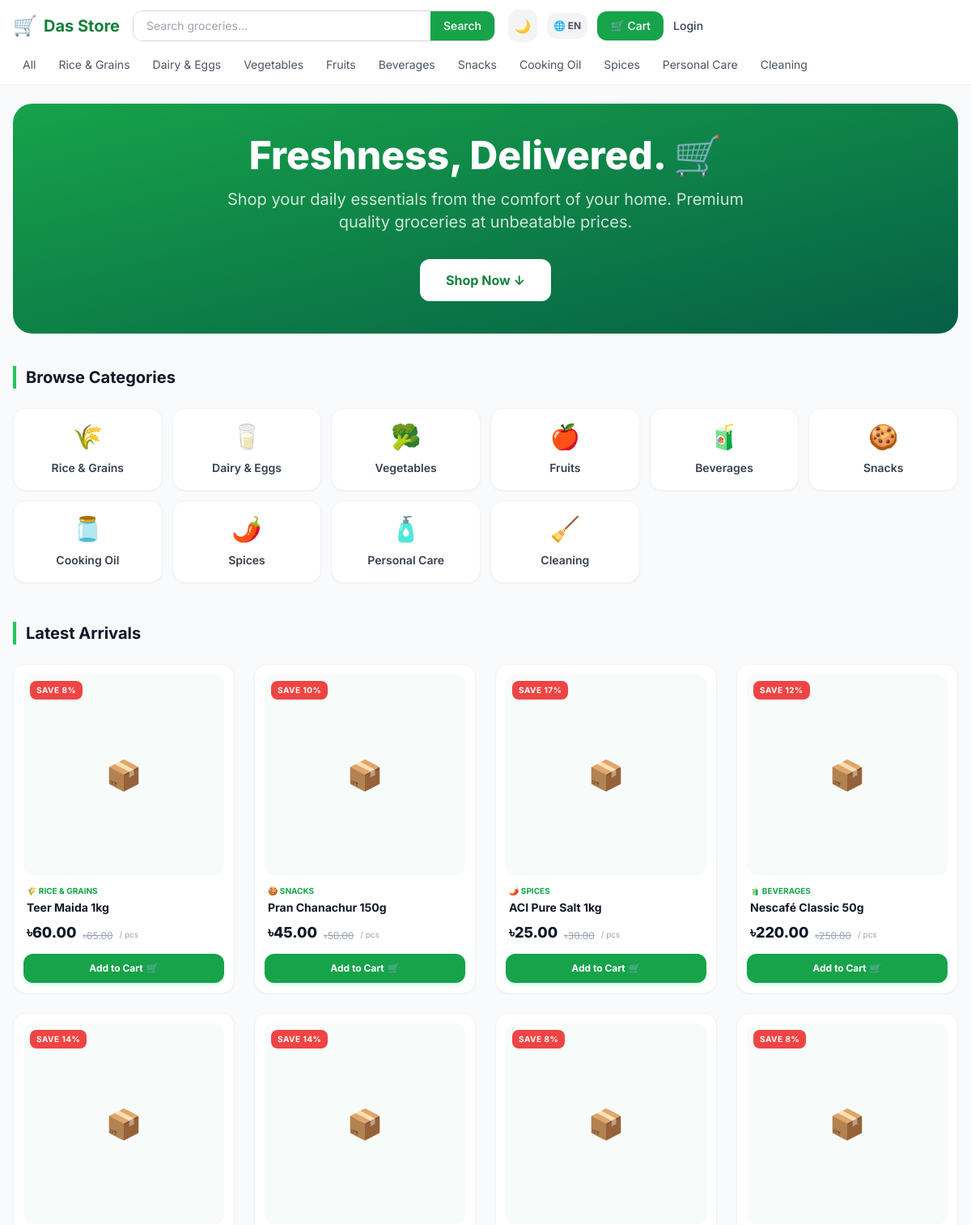
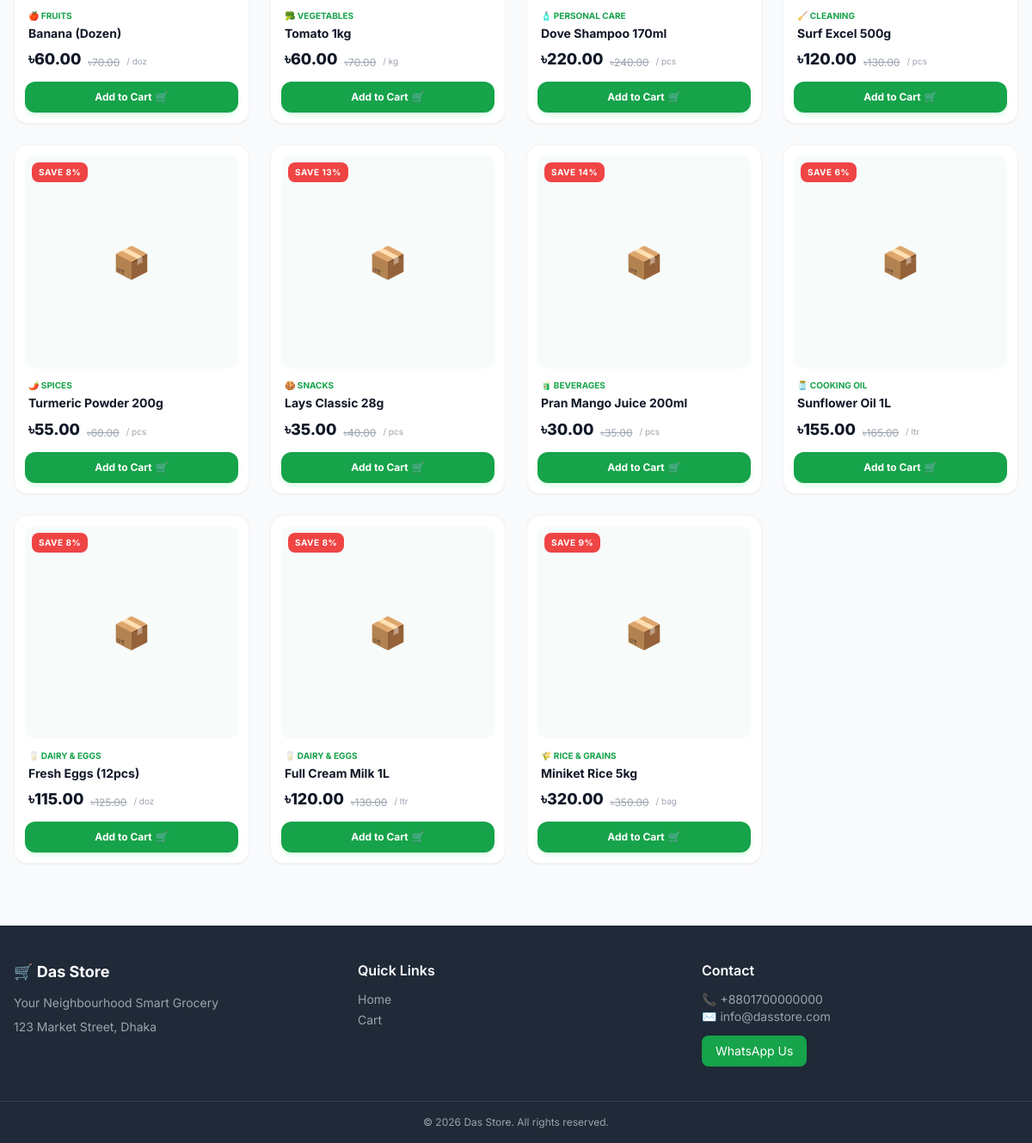
/store/index.php, run on the app's committed database (2 pictures, top to bottom).
### tables this page shows
CREATE TABLE IF NOT EXISTS `categories` (
  `id`         INT UNSIGNED AUTO_INCREMENT PRIMARY KEY,
  `name`       VARCHAR(100) NOT NULL,
  `slug`       VARCHAR(120) NOT NULL UNIQUE,
  `icon`       VARCHAR(10)  DEFAULT '🏷️',
  `is_active`  TINYINT(1)   DEFAULT 1,
  `sort_order` SMALLINT     DEFAULT 0,
  `created_at` TIMESTAMP    DEFAULT CURRENT_TIMESTAMP
);

CREATE TABLE IF NOT EXISTS `products` (
  `id`            INT UNSIGNED AUTO_INCREMENT PRIMARY KEY,
  `name`          VARCHAR(200) NOT NULL,
  `sku`           VARCHAR(80)  UNIQUE,
  `barcode`       VARCHAR(80)  UNIQUE,
  `category_id`   INT UNSIGNED,
  `company_id`    INT UNSIGNED,
  `dealer_id`     INT UNSIGNED,
  `unit`          VARCHAR(30)  DEFAULT 'pcs',
  `weight_size`   VARCHAR(100),
  `cost_price`    DECIMAL(10,2) NOT NULL DEFAULT 0,
  `sale_price`    DECIMAL(10,2) NOT NULL DEFAULT 0,
  `mrp`           DECIMAL(10,2) DEFAULT 0,
  `description`   TEXT,
  `image`         VARCHAR(255),
  `is_active`     TINYINT(1)   DEFAULT 1,
  `track_expiry`  TINYINT(1)   DEFAULT 0,
  `mfg_date`      DATE NULL,
  `expiry_date`   DATE NULL,
  `created_at`    TIMESTAMP    DEFAULT CURRENT_TIMESTAMP,
  FOREIGN KEY (`category_id`) REFERENCES `categories`(`id`) ON DELETE SET NULL,
  FOREIGN KEY (`company_id`)  REFERENCES `companies`(`id`)  ON DELETE SET NULL,
  FOREIGN KEY (`dealer_id`)   REFERENCES `dealers`(`id`)    ON DELETE SET NULL
);

### includes/lang.php (called while the page is built, shortened)
<?php
$lang_code = $_SESSION['lang'] ?? 'en';
function __($key) {
    global $translations, $lang_code;
    return $translations[$lang_code][$key] ?? $key;
}
function get_current_lang() {
    global $lang_code;
    return $lang_code;
}

### includes/auth.php (called while the page is built, shortened)
<?php
function is_customer_logged_in(): bool {
    return isset($_SESSION['customer_id']) && !empty($_SESSION['customer_id']);
}

### store/index.php (the view, shortened to what this page needs)
<?php
require_once dirname(__DIR__) . '/includes/auth.php';
$search = trim($_GET['q'] ?? '');
$where = "WHERE p.is_active = 1 AND (i.display_qty + i.warehouse_qty) > 0";
$params = [];
$stmt = $pdo->prepare("
    SELECT p.*, c.name as category_name, c.icon as category_icon, COALESCE(i.display_qty+i.warehouse_qty, 0) as stock
    FROM products p
    LEFT JOIN inventory i ON i.product_id = p.id
    LEFT JOIN categories c ON c.id = p.category_id
    $where
    ORDER BY p.id DESC
    LIMIT 24
");
$stmt->execute($params);
$products = $stmt->fetchAll();
$categories = $pdo->query("SELECT id, name, slug, icon FROM categories WHERE is_active=1 ORDER BY sort_order")->fetchAll();
require_once dirname(__DIR__) . '/includes/store-header.php';
?>
<div class="mb-10 text-center py-10 bg-gradient-to-br from-brand-600 to-emerald-800 dark:from-brand-800 dark:to-emerald-950 rounded-3xl text-white px-6">
    <h1 class="text-3xl md:text-5xl font-extrabold mb-4 animate-fade-in"><?= __('freshness_delivered') ?></h1>
    <p class="text-white/80 text-lg md:text-xl max-w-2xl mx-auto mb-8">
        <?= __('home_subtitle') ?>
    </p>
    <a href="#all-products" class="bg-white text-brand-700 font-bold px-8 py-3.5 rounded-xl hover:shadow-xl transition-all inline-block"><?= __('shop_now') ?> ↓</a>
</div>
<div class="mb-12">
    <div class="flex items-center justify-between mb-6">
        <h2 class="text-xl font-bold text-gray-900 dark:text-gray-100 border-l-4 border-brand-500 pl-3"><?= __('browse_categories') ?></h2>
    </div>
    <div class="grid grid-cols-2 sm:grid-cols-4 md:grid-cols-5 lg:grid-cols-6 gap-3">
        <?php foreach ($categories as $cat): ?>
        <a href="category.php?id=<?= $cat['id'] ?>" class="bg-white dark:bg-gray-800 p-4 rounded-2xl border border-gray-100 dark:border-gray-700 shadow-sm hover:shadow-md hover:border-brand-200 dark:hover:border-brand-500 transition-all text-center group">
            <div class="text-3xl mb-2 group-hover:scale-110 transition-transform"><?= $cat['icon'] ?: '🏷️' ?></div>
            <span class="text-sm font-semibold text-gray-700 dark:text-gray-300 group-hover:text-brand-700 dark:group-hover:text-brand-400"><?= htmlspecialchars($cat['name']) ?></span>
        </a>
        <?php endforeach; ?>
    </div>
</div>
<div id="all-products">
    <div class="flex items-center justify-between mb-6">
        <h2 class="text-xl font-bold text-gray-900 dark:text-gray-100 border-l-4 border-brand-500 pl-3">
            <?= $search ? __('search_results') . ': "'.htmlspecialchars($search).'"' : __('latest_arrivals') ?>
        </h2>
    </div>
    <div class="grid grid-cols-2 md:grid-cols-3 lg:grid-cols-4 gap-4 md:gap-6">
        <?php foreach ($products as $p): ?>
        <div class="bg-white dark:bg-gray-800 rounded-2xl p-3 border border-gray-100 dark:border-gray-700 shadow-sm hover:shadow-xl transition-all group flex flex-col h-full" data-product-card data-name="<?= htmlspecialchars($p['name']) ?>">
            <a href="product.php?id=<?= $p['id'] ?>" class="relative block bg-gray-50 dark:bg-gray-700 rounded-xl overflow-hidden mb-3 aspect-square">
                <?php if ($p['image']): ?>
                <img src="<?= BASE_URL ?>uploads/products/<?= htmlspecialchars($p['image']) ?>"
                     class="w-full h-full object-cover transition-transform duration-500 group-hover:scale-110" alt="<?= htmlspecialchars($p['name']) ?>">
                <?php else: ?>
                <div class="w-full h-full flex items-center justify-center text-4xl bg-brand-50/20 dark:bg-brand-900/10">📦</div>
                <?php endif; ?>
                <?php if ($p['mrp'] > $p['sale_price']): ?>
                <span class="absolute top-2 left-2 bg-red-500 text-white text-[10px] font-bold px-2 py-1 rounded-lg uppercase tracking-wider"><?= __('save') ?> <?= round((($p['mrp'] - $p['sale_price'])/$p['mrp'])*100) ?>%</span>
                <?php endif; ?>
            </a>
            <div class="flex-1 px-1">
                <a href="category.php?id=<?= $p['category_id'] ?>" class="text-[10px] uppercase font-bold text-brand-600 dark:text-brand-400 block mb-1">
                    <?= $p['category_icon'] ?> <?= htmlspecialchars($p['category_name']) ?>
                </a>
                <a href="product.php?id=<?= $p['id'] ?>" class="text-sm font-bold text-gray-900 dark:text-gray-100 line-clamp-2 leading-tight group-hover:text-brand-700 dark:group-hover:text-brand-400 transition-colors mb-2">
                    <?= htmlspecialchars($p['name']) ?>
                </a>
                <div class="flex items-end gap-2 mb-3">
                    <span class="text-lg font-extrabold text-gray-900 dark:text-gray-100"><?= CURRENCY ?><?= number_format($p['sale_price'], 2) ?></span>
                    <?php if ($p['mrp'] > $p['sale_price']): ?>
                    <span class="text-xs text-gray-400 dark:text-gray-500 line-through mb-0.5"><?= CURRENCY ?><?= number_format($p['mrp'], 2) ?></span>
                    <?php endif; ?>
                    <span class="text-[10px] text-gray-400 dark:text-gray-500 mb-1">/ <?= $p['unit'] ?></span>
                </div>
            </div>
            <form action="cart.php" method="post" class="mt-auto">
                <button type="submit" class="w-full bg-brand-600 text-white font-bold py-2.5 rounded-xl text-xs hover:bg-brand-700 active:scale-95 transition-all flex items-center justify-center gap-1 shadow-md shadow-brand-100 dark:shadow-none">
                    <span><?= __('add_to_cart') ?></span> 🛒
                </button>
            </form>
        </div>
        <?php endforeach; ?>
    </div>
</div>
<?php require_once dirname(__DIR__) . '/includes/store-footer.php'; ?>

### includes/store-header.php (shortened to what this page needs)
<?php
$cats = $pdo->query("SELECT id, name, slug FROM categories WHERE is_active = 1 ORDER BY sort_order, name LIMIT 10")->fetchAll();
?>
<!DOCTYPE html>
<html lang="<?= get_current_lang() ?>" x-data="{
    darkMode: localStorage.getItem('theme') === 'dark',
    toggleTheme() {
        this.darkMode = !this.darkMode;
        localStorage.setItem('theme', this.darkMode ? 'dark' : 'light');
        if (this.darkMode) document.documentElement.classList.add('dark');
        else document.documentElement.classList.remove('dark');
    }
}" :class="{ 'dark': darkMode }">
<head>
    <script src="https://cdn.tailwindcss.com"></script>
    <link rel="stylesheet" href="<?= BASE_URL ?>assets/css/main.css">
</head>
<body class="bg-gray-50 font-sans transition-colors duration-300" x-data="{ mobileMenu: false }">
<header class="bg-white shadow-sm sticky top-0 z-40 transition-colors duration-300">
    <div class="max-w-7xl mx-auto px-4">
        <div class="flex items-center gap-4 h-16">
            <a href="<?= BASE_URL ?>store/" class="flex items-center gap-2 font-bold text-xl text-brand-700 dark:text-brand-500">
                <span class="text-2xl">🛒</span><?= SHOP_NAME ?>
            </a>
            <form action="<?= BASE_URL ?>store/" method="get" class="flex-1 max-w-md hidden md:flex">
                <div class="flex w-full border border-gray-300 dark:border-gray-600 rounded-xl overflow-hidden focus-within:border-brand-500 focus-within:ring-2 focus-within:ring-brand-200 transition">
                    <input type="search" name="q" placeholder="<?= __('search_placeholder') ?>"
                           value="<?= htmlspecialchars($_GET['q'] ?? '') ?>"
                           class="flex-1 px-4 py-2 text-sm outline-none dark:bg-gray-800 dark:text-white">
                    <button type="submit" class="px-4 bg-brand-600 text-white hover:bg-brand-700 transition text-sm font-medium"><?= __('search') ?></button>
                </div>
            </form>
            <div class="flex items-center gap-2 sm:gap-3">
                <button @click="toggleTheme()" class="p-2 rounded-xl bg-gray-100 dark:bg-gray-700 text-gray-600 dark:text-gray-300 hover:bg-gray-200 dark:hover:bg-gray-600 transition" title="<?= __('dark_mode') ?>">
                    <span x-show="!darkMode">🌙</span>
                </button>
                <div class="relative" x-data="{ langOpen: false }">
                    <button @click="langOpen = !langOpen" class="flex items-center gap-1 text-xs font-bold uppercase p-2 rounded-xl bg-gray-100 dark:bg-gray-700 text-gray-600 dark:text-gray-300 hover:bg-gray-200 dark:hover:bg-gray-600 transition">
                        🌐 <?= get_current_lang() ?>
                    </button>
                </div>
                <a href="<?= BASE_URL ?>store/cart.php" class="relative flex items-center gap-2 bg-brand-600 text-white px-3 sm:px-4 py-2 rounded-xl text-sm font-medium hover:bg-brand-700 transition">
                    <span class="hidden sm:inline">🛒 <?= __('cart') ?></span>
                </a>
                <?php if (is_customer_logged_in()): ?>
                    <div class="relative" x-data="{ open: false }">
                        <button @click="open = !open" class="flex items-center gap-2 text-sm font-medium text-gray-700 dark:text-gray-200 bg-gray-100 dark:bg-gray-700 px-3 sm:px-4 py-2 rounded-xl hover:bg-gray-200 dark:hover:bg-gray-600 transition">
                            👤 <span class="hidden sm:inline"><?= htmlspecialchars(current_customer()['name']) ?></span>
                        </button>
                        <div x-show="open" @click.away="open = false" x-transition class="absolute right-0 mt-2 w-48 bg-white dark:bg-gray-800 rounded-xl shadow-xl border border-gray-100 dark:border-gray-700 py-2 z-50">
                            <a href="<?= BASE_URL ?>store/my-orders.php" class="block px-4 py-2 text-sm text-gray-700 dark:text-gray-300 hover:bg-brand-50 dark:hover:bg-gray-700"><?= __('my_orders') ?></a>
                            <div class="border-t border-gray-100 dark:border-gray-700 my-1"></div>
                            <a href="<?= BASE_URL ?>store/logout.php" class="block px-4 py-2 text-sm text-red-600 hover:bg-red-50 dark:hover:bg-red-900/20"><?= __('logout') ?></a>
                        </div>
                    </div>
                <?php else: ?>
                    <a href="<?= BASE_URL ?>store/login.php" class="text-sm font-medium text-gray-700 dark:text-gray-300 hover:text-brand-600 transition"><?= __('login') ?></a>
                <?php endif; ?>
            </div>
        </div>
        <nav class="hidden md:flex gap-1 pb-2 overflow-x-auto scrollbar-none">
            <a href="<?= BASE_URL ?>store/" class="px-3 py-1.5 text-sm rounded-lg text-gray-600 dark:text-gray-400 hover:bg-brand-50 dark:hover:bg-brand-900/20 hover:text-brand-700 dark:hover:text-brand-400 whitespace-nowrap transition"><?= __('all') ?></a>
            <?php foreach ($cats as $cat): ?>
            <a href="<?= BASE_URL ?>store/category.php?id=<?= $cat['id'] ?>"
               class="px-3 py-1.5 text-sm rounded-lg text-gray-600 dark:text-gray-400 hover:bg-brand-50 dark:hover:bg-brand-900/20 hover:text-brand-700 dark:hover:text-brand-400 whitespace-nowrap transition">
                <?= htmlspecialchars($cat['name']) ?>
            </a>
            <?php endforeach; ?>
        </nav>
    </div>
</header>
<main class="max-w-7xl mx-auto px-4 py-6">

### includes/store-footer.php (shortened to what this page needs)
</main>
<footer class="bg-gray-800 dark:bg-gray-900 text-gray-400 mt-12 transition-colors duration-300">
    <div class="max-w-7xl mx-auto px-4 py-10 grid grid-cols-1 sm:grid-cols-3 gap-8">
        <div>
            <h3 class="text-white font-bold text-lg mb-3">🛒 <?= SHOP_NAME ?></h3>
            <p class="text-sm dark:text-gray-400"><?= SHOP_TAGLINE ?></p>
            <p class="text-sm mt-2 dark:text-gray-400"><?= SHOP_ADDRESS ?></p>
        </div>
        <div>
            <h4 class="text-white font-semibold mb-3"><?= __('quick_links') ?></h4>
            <ul class="space-y-1 text-sm">
                <li><a href="<?= BASE_URL ?>store/" class="hover:text-white transition"><?= __('home') ?></a></li>
                <li><a href="<?= BASE_URL ?>store/cart.php" class="hover:text-white transition"><?= __('cart') ?></a></li>
            </ul>
        </div>
        <div>
            <h4 class="text-white font-semibold mb-3"><?= __('contact') ?></h4>
            <p class="text-sm dark:text-gray-400">📞 <?= SHOP_PHONE ?></p>
            <p class="text-sm dark:text-gray-400">✉️ <?= SHOP_EMAIL ?></p>
            <a href="https://wa.me/<?= WHATSAPP_NO ?>" target="_blank"
               class="mt-3 inline-flex items-center gap-2 bg-green-600 text-white text-sm px-4 py-2 rounded-lg hover:bg-green-700 transition">
                <?= __('whatsapp_us') ?>
            </a>
        </div>
    </div>
    <div class="border-t border-gray-700 text-center py-4 text-xs dark:text-gray-500">
        &copy; <?= date('Y') ?> <?= SHOP_NAME ?>. <?= __('all_rights_reserved') ?>.
    </div>
</footer>
</body>
</html>

### assets/css/main.css (style rules this page uses)
*, *::before, *::after { box-sizing: border-box; }
body { font-family: 'Inter', sans-serif; }

### data on the page
categories: name "Rice & Grains", icon "🌾"
categories: name "Dairy & Eggs", icon "🥛"
categories: name "Vegetables", icon "🥦"
categories: name "Fruits", icon "🍎"
categories: name "Beverages", icon "🧃"
categories: name "Snacks", icon "🍪"
categories: name "Cooking Oil", icon "🫙"
categories: name "Spices", icon "🌶️"
categories: name "Personal Care", icon "🧴"
categories: name "Cleaning", icon "🧹"
products: (($p['mrp'] - $p['sale_price'])/$p['mrp'])*100 "8", category.icon "🌾", category.name "RICE & GRAINS", name "Teer Maida 1kg", sale_price "60.00", mrp "65.00", unit "pcs"
products: (($p['mrp'] - $p['sale_price'])/$p['mrp'])*100 "10", category.icon "🍪", category.name "SNACKS", name "Pran Chanachur 150g", sale_price "45.00", mrp "50.00", unit "pcs"
products: (($p['mrp'] - $p['sale_price'])/$p['mrp'])*100 "17", category.icon "🌶️", category.name "SPICES", name "ACI Pure Salt 1kg", sale_price "25.00", mrp "30.00", unit "pcs"
products: (($p['mrp'] - $p['sale_price'])/$p['mrp'])*100 "12", category.icon "🧃", category.name "BEVERAGES", name "Nescafé Classic 50g", sale_price "220.00", mrp "250.00", unit "pcs"
products: (($p['mrp'] - $p['sale_price'])/$p['mrp'])*100 "14", category.icon "🍎", category.name "FRUITS", name "Banana (Dozen)", sale_price "60.00", mrp "70.00", unit "doz"
products: (($p['mrp'] - $p['sale_price'])/$p['mrp'])*100 "14", category.icon "🥦", category.name "VEGETABLES", name "Tomato 1kg", sale_price "60.00", mrp "70.00", unit "kg"
products: (($p['mrp'] - $p['sale_price'])/$p['mrp'])*100 "8", category.icon "🧴", category.name "PERSONAL CARE", name "Dove Shampoo 170ml", sale_price "220.00", mrp "240.00", unit "pcs"
products: (($p['mrp'] - $p['sale_price'])/$p['mrp'])*100 "8", category.icon "🧹", category.name "CLEANING", name "Surf Excel 500g", sale_price "120.00", mrp "130.00", unit "pcs"
products: (($p['mrp'] - $p['sale_price'])/$p['mrp'])*100 "8", category.icon "🌶️", category.name "SPICES", name "Turmeric Powder 200g", sale_price "55.00", mrp "60.00", unit "pcs"
products: (($p['mrp'] - $p['sale_price'])/$p['mrp'])*100 "13", category.icon "🍪", category.name "SNACKS", name "Lays Classic 28g", sale_price "35.00", mrp "40.00", unit "pcs"
products: (($p['mrp'] - $p['sale_price'])/$p['mrp'])*100 "14", category.icon "🧃", category.name "BEVERAGES", name "Pran Mango Juice 200ml", sale_price "30.00", mrp "35.00", unit "pcs"
products: (($p['mrp'] - $p['sale_price'])/$p['mrp'])*100 "6", category.icon "🫙", category.name "COOKING OIL", name "Sunflower Oil 1L", sale_price "155.00", mrp "165.00", unit "ltr"
products: (($p['mrp'] - $p['sale_price'])/$p['mrp'])*100 "8", category.icon "🥛", category.name "DAIRY & EGGS", name "Fresh Eggs (12pcs)", sale_price "115.00", mrp "125.00", unit "doz"
products: (($p['mrp'] - $p['sale_price'])/$p['mrp'])*100 "8", category.icon "🥛", category.name "DAIRY & EGGS", name "Full Cream Milk 1L", sale_price "120.00", mrp "130.00", unit "ltr"
products: (($p['mrp'] - $p['sale_price'])/$p['mrp'])*100 "9", category.icon "🌾", category.name "RICE & GRAINS", name "Miniket Rice 5kg", sale_price "320.00", mrp "350.00", unit "bag"

### other printed values
SHOP_NAME "Das Store"
__('search') "Search"
get_current_lang() "EN"
__('cart') "Cart"
__('login') "Login"
__('all') "All"
__('freshness_delivered') "Freshness, Delivered. 🛒"
__('home_subtitle') "Shop your daily essentials from the comfort of your home. Premium quality groceries at unbeatable prices."
__('shop_now') "Shop Now"
__('browse_categories') "Browse Categories"
__('latest_arrivals') "Latest Arrivals"
SHOP_TAGLINE "Your Neighbourhood Smart Grocery"
SHOP_ADDRESS "123 Market Street, Dhaka"
__('quick_links') "Quick Links"
__('home') "Home"
